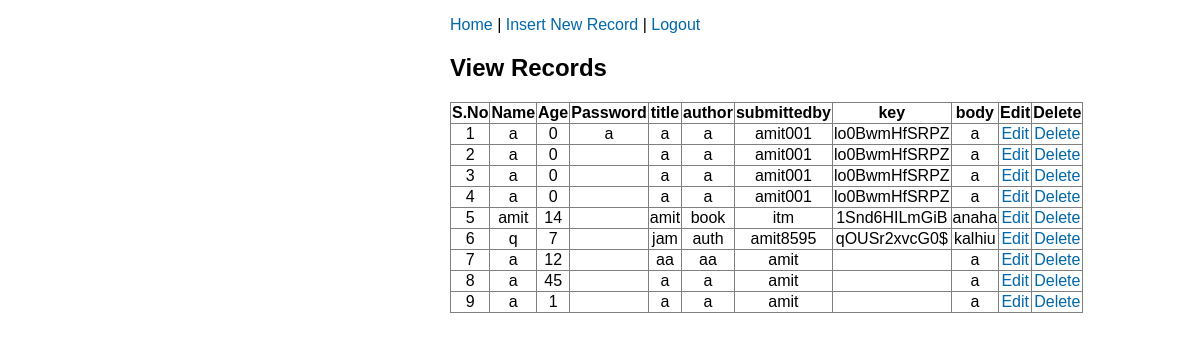
The app's page /views/edit/view.php (signed in) with its own data.
### tables this page shows
CREATE TABLE `new_record` (
  `id` int(50) NOT NULL,
  `author` varchar(256) NOT NULL,
  `title` varchar(256) NOT NULL,
  `body` varchar(256) NOT NULL,
  `trn_date` datetime NOT NULL,
  `name` varchar(100) NOT NULL,
  `age` int(10) NOT NULL,
  `password` varchar(50) NOT NULL,
  `submittedby` varchar(50) NOT NULL,
  `key` varchar(250) NOT NULL
);

### views/edit/view.php (the view, shortened to what this page needs)
<?php
require('..\..\config\sql.php');
?>
<!DOCTYPE html>
<html>
<head>
<link rel="stylesheet" href="css/style.css" />
</head>
<body>
<div class="form">
<p><a href="index.php">Home</a> | <a href="insert.php">Insert New Record</a> | <a href="logout.php">Logout</a></p>
<h2>View Records</h2>
<table width="100%" border="1" style="border-collapse:collapse;">
<thead>
<tr><th><strong>S.No</strong></th><th><strong>Name</strong></th><th><strong>Age</strong></th><th><strong>Password</strong></th><th><strong>title</strong></th><th><strong>author</strong></th><th><strong>submittedby</strong></th><th><strong>key</strong></th><th><strong>body</strong></th><th><strong>Edit</strong></th><th><strong>Delete</strong></th></tr>
</thead>
<tbody>
<?php
$count=1;
$sel_query="Select * from new_record ORDER BY id desc;";
$result = mysqli_query($con,$sel_query);
while($row = mysqli_fetch_assoc($result)) { ?>
<tr><td align="center"><?php echo $count; ?></td><td align="center"><?php echo $row["name"]; ?></td><td align="center"><?php echo $row["age"]; ?></td><td align="center"><?php echo $row["password"]; ?></td><td align="center"><?php echo $row["title"]; ?></td><td align="center"><?php echo $row["author"]; ?></td><td align="center"><?php echo $row["submittedby"]; ?></td><td align="center"><?php echo $row["key"]; ?></td><td align="center"><?php echo $row["body"]; ?></td><td align="center"><a href="edit.php?id=<?php echo $row["id"]; ?>">Edit</a></td><td align="center"><a href="delete.php?id=<?php echo $row["id"]; ?>">Delete</a></td></tr>
<?php $count++; } ?>
</tbody>
</table>
</div>
</body>
</html>

### views/edit/css/style.css (style rules this page uses)
body { font-family:Arial, Sans-Serif; }
a { color:#0067ab; text-decoration:none; }
.form { width: 300px; margin: 0 auto; }

### records on screen
new_record: name "a", age "0", password "a", title "a", author "a", submittedby "amit001", key "lo0BwmHfSRPZ", body "a"
new_record: name "a", age "0", title "a", author "a", submittedby "amit001", key "lo0BwmHfSRPZ", body "a"
new_record: name "a", age "0", title "a", author "a", submittedby "amit001", key "lo0BwmHfSRPZ", body "a"
new_record: name "a", age "0", title "a", author "a", submittedby "amit001", key "lo0BwmHfSRPZ", body "a"
new_record: name "amit", age "14", title "amit", author "book", submittedby "itm", key "1Snd6HILmGiB", body "anaha"
new_record: name "q", age "7", title "jam", author "auth", submittedby "amit8595", key "qOUSr2xvcG0$", body "kalhiu"
new_record: name "a", age "12", title "aa", author "aa", submittedby "amit", body "a"
new_record: name "a", age "45", title "a", author "a", submittedby "amit", body "a"
new_record: name "a", age "1", title "a", author "a", submittedby "amit", body "a"
